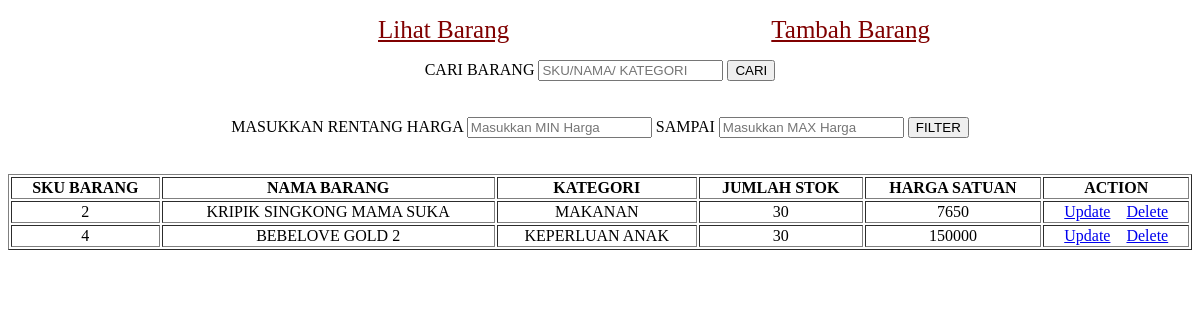
/barokah_minimarket/index.php?cari=2, run on the app's committed database.
### tables this page shows
CREATE TABLE `barang` (
  `sku` varchar(5) NOT NULL,
  `nama` varchar(40) NOT NULL,
  `kategori` varchar(40) NOT NULL,
  `stok` varchar(40) NOT NULL,
  `harga` int(40) NOT NULL
);

### barokah_minimarket/conn.php (called while the page is built, shortened)
<?php
   function connection() {
   $dbServer = 'localhost';
   $dbUser = 'root';
   $dbPass = '';
   $dbName = "barokah";
   $conn = mysqli_connect($dbServer, $dbUser, $dbPass);
   mysqli_select_db($conn,$dbName);
   return $conn;
}
 ?>

### barokah_minimarket/index.php (the view, shortened to what this page needs)
<?php
   include ('conn.php');
 ?>
 <!DOCTYPE html>
 <html>
 <head>
 </head>
 <body>
 	<div class="menu">
 		<ul>
 		<li style="margin-left: 330px"><a href="<?php echo "index.php"; ?>">Lihat Barang</a></li>
 		<li><a href="<?php echo "tambah.php"; ?>">Tambah Barang</a></li>
 		</ul>
 	</div>
  <div class="cari">
    <form method="GET">
      <label>CARI BARANG</label>
      <input type="text" name="cari" placeholder="SKU/NAMA/ KATEGORI">
      <input type="submit" value="CARI">
    </form>
  </div>
  <br><br>
  <div class="filter">
    <form action="filter.php" method="POST">
    <label>MASUKKAN RENTANG HARGA</label>
    <input type="text" name="min" placeholder="Masukkan MIN Harga" required="required">
    <label>SAMPAI</label>
    <input type="text" name="max" placeholder="Masukkan MAX Harga" required="required">
    <input type="submit" name="filter" value="FILTER">
    </form>
  </div>
  <br><br>
	<div class="tabel">
		<table border="1" width="100%">
		<tr>
            <th>SKU BARANG</th>
            <th>NAMA BARANG</th>
            <th>KATEGORI</th>
            <th>JUMLAH STOK</th>
            <th>HARGA SATUAN</th>
            <th>ACTION</th>
        </tr>
		<?php
         if (isset($_GET['cari'])) {
            $cari = $_GET['cari'];
            $query = "SELECT * FROM barang WHERE sku like'%".$cari."%' OR nama like '%".$cari."%' OR kategori like '%".$cari."%'";
            $result =mysqli_query(connection(),$query);
          }
          else{
            $result = mysqli_query(connection(),"SELECT * FROM barang");
          }
        ?>
       <?php while($data = mysqli_fetch_array($result)): ?>
                  <tr>
                    <td><?php echo $data['sku'];  ?></td>
                    <td><?php echo $data['nama'];  ?></td>
                    <td><?php echo $data['kategori'];  ?></td>
                    <td><?php echo $data['stok'];  ?></td>
                    <td><?php echo $data['harga'];  ?></td>
                    <td>
                      <a href="<?php echo "update.php?sku=".$data['sku']; ?>"> Update</a>
                      <a href="<?php echo "delete.php?sku=".$data['sku']; ?>"> Delete</a>
                    </td>
                  </tr>
         <?php endwhile ?>
		</table>
	</div>
 </body>
 </html>

### barokah_minimarket/index.php (style rules this page uses)
.menu ul { display: flex; }
.menu ul li { flex-grow: 1; list-style: none; font-size: 25px; }
.menu ul li a { color: #800000; }
.tabel tr td { text-align: center; }
.filter { text-align: center; }
.cari { text-align: center; }

### data on the page
barang: sku "2", nama "KRIPIK SINGKONG MAMA SUKA", kategori "MAKANAN", stok "30", harga "7650"
barang: sku "4", nama "BEBELOVE GOLD 2", kategori "KEPERLUAN ANAK", stok "30", harga "150000"
